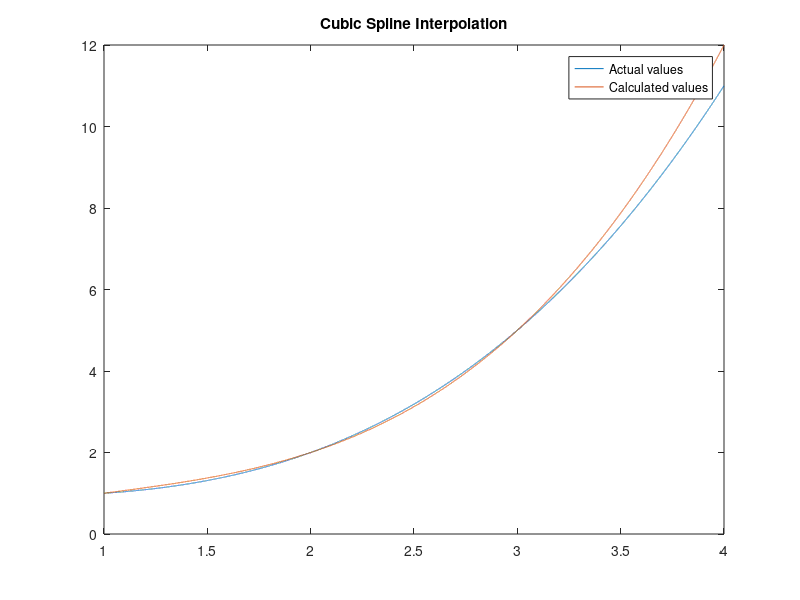

Here is the MATLAB script that generated this plot:
%{
    Name : Devjit Choudhury
    Roll No. : 19MA20014
    Assignment1 
%}

%{
    Logic :-
    ---------
    I am attaching the pdf where i derived the formulae.
    Assignment1_working.png


    1. Using the given data points make the tridiagonal system in Mi-1 Mi Mi+1
    2. Solve using Thomas Algorithm to get all the values of Mi
    3. Using these values we can make the differen cubic polynomials in each
    interval
    4. For given x to calculate find in which interval it lies
    or which cubic polynomial to be used to calculate its value
%}

function assignment1()
    %% Data provided in the question :-
    % Interval boundaries
    x0 = 1; xn = 4;
    % Values at different data points
    X = [1;2;3;4];
    Y = [1;2;5;11];
    % Step Size
    h = 1;

    % The number of steps
    n = (xn - x0)/h - 1;
    
    % Natural Spline :- Values of M at end interval = 0
    M0 = 0;
    Mn = 0;

    %% Converting it to Matrix Form
    % A - The tri-diagonal matrix
    % B - The RHS matrix
    A = zeros(n,n);
    B = zeros(n,1);
 
    % Let us construct the Tridiagonal System
    %{
        Using the given data points we find value of M1, M2
        Considering Natural spline M0 = M3 = 0
        Using the formulae
        M(i-1) + 4 * M(i) + M(i+1) = 6/h^2 (y(i-1) - 2y(i) + y(i+1))
        i=1 Eq1 -> 4M1 + M2 = 12
        i=2 Eq2 -> M1 + 4M2 = 18
    %}
    %% Writing it in Matrix form -
    for i=1:n
        %ai is the coefficient of delta Mi-1
        %bi is the coefficient of delta Mi
        %ci is the coefficient of delta Mi+1
        %Bi is the rhs side of the equation
        ai = 1;
        bi = 4;
        ci = 1;
        B(i) = 6 * (Y(i) - 2*Y(i+1) + Y(i+2));
        
        % filling up the entries of the matrix
        if i ~= 1
            A(i,i-1) = ai;
        else 
            B(i) = B(i) - ai*M0;
        end

        A(i,i) = bi;

        if i~=n
            A(i,i+1) = ci;
        else
            B(i) = B(i) - ci*Mn;
        end
    end
    
    %% Solving the Matrix System using Thomas Algorithm
    % y = [M1, M2, M3, M4.... Mn]
    y = thomasAlgorithm(A,B);
    
    M = [M0;y;Mn];

    % To print the values asked y(1.5) and y'(3)
    fprintf("Solution :- \n");
    fprintf("y (%f) = %f \n",1.5,calcValue(1.5,X,Y,M,h));
    fprintf("y' (%f) = %f \n",3,calcDiffValue(3,X,Y,M,h));

    xs = linspace(1,4,30000);
    pp = spline(X,Y);
    ys = ppval(pp,xs);
    plot(xs,ys);
    hold on;
    % ploting the values calculated as discrete points
    plot(xs,calcValue(xs,X,Y,M,h));
    title("Cubic Spline Interpolation");
    legend("Actual values","Calculated values");
    hold off;
end


%% -----------------------------------------------------------------
% function to solve tri-diagonal system using Thomas Algorithm
function y=thomasAlgorithm(A,B)
    [rows,~] = size(A);
    
    C = zeros(1,rows);
    D = zeros(1,rows);
    
    % constructing the first row
    C(1) = A(1,2) / A(1,1);
    D(1) = B(1) / A(1,1);
    
    % from row 2 to last
    for i = 2 : rows
        if i ~= rows
            C(i) = A(i,i+1) / (A(i,i) - A(i,i-1)*C(i-1));
        end
        D(i) = (B(i) - A(i,i-1)*D(i-1)) / (A(i,i) - A(i,i-1)*C(i-1));
    end

    y = zeros(rows,1);
    y(rows) = D(rows);
    
    %{
        [1 C1  0   0....     ][M1]      [D1]
        [0  1  C2  0....     ][M2]      [D2]
        [0  0  1   C3..      ][M3]  =   [D3]
        [..                  ]      .
        [...................1][Mn]      [Dn]
        this n corresponds to n-1 (but we already subtracted 1 to n
        Mn = Dn
        My(n-1) = D(n-1) + C(n-1)*Mn
        using back substitution... to get the values of Mi
    %}

    for i = rows-1:-1:1
        y(i) = D(i) - C(i)*y(i+1);
    end
end
%---------------------------------------------------------------------

%% -------------------------------------------------------------------
% calculating in which interval x belongs to
% accordingly we will calculate the value in that cubic polynomial
function y = clacIntervalIndex(x,X,M)
    [n,~] = size(M);
    ind = 1;
    for i = 1:n
        if x < X(i)
            ind = i-1;
            break;
        end
    end
    y = ind;
end   
%-----------------------------------------------------------------

%% -----------------------------------------------------------------
% Function to caluculate values of y at discrete points
function y = calcValue(x,X,Y,M,h)
    i = clacIntervalIndex(x,X,M);
    y = (M(i)*((X(i+1)-x).^3))/(6*h) + (M(i+1)*((x-X(i)).^3))/(6*h) + ((X(i+1) - x)*(Y(i) - ((h*h)*M(i))/6))/h + ((x - X(i))*(Y(i+1) - ((h*h)*M(i+1))/6))/h;
end
%-----------------------------------------------------------------


%% -----------------------------------------------------------------
function y = calcDiffValue(x,X,Y,M,h)
    i = clacIntervalIndex(x,X,M);
    y = M(i)*(-3*(X(i+1)-x).^2+1)/(6*h) - Y(i)/h + M(i+1)*(3*(x-X(i))^2-1)/(6*h) + Y(i+1)/h;
end
%-----------------------------------------------------------------

%{
Solution :- 
y (1.500000) = 1.375000 
y' (3.000000) = 4.666667 
%}